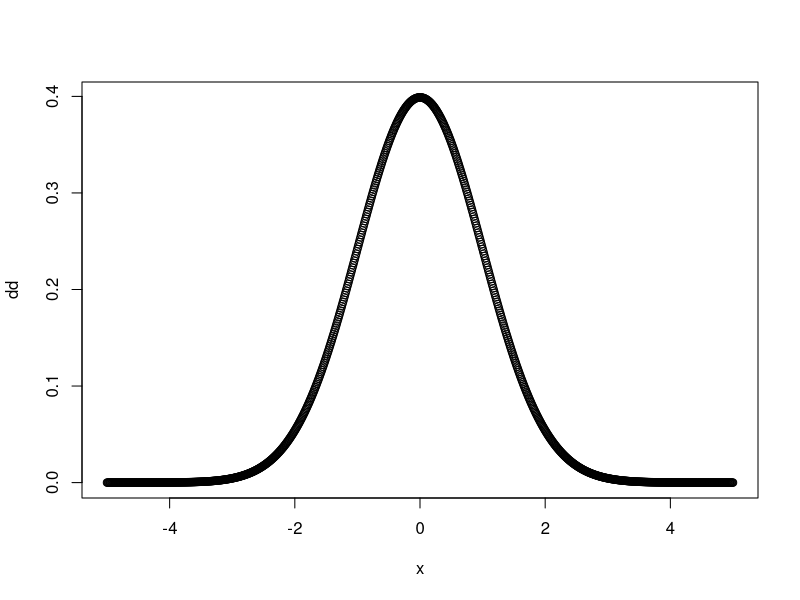
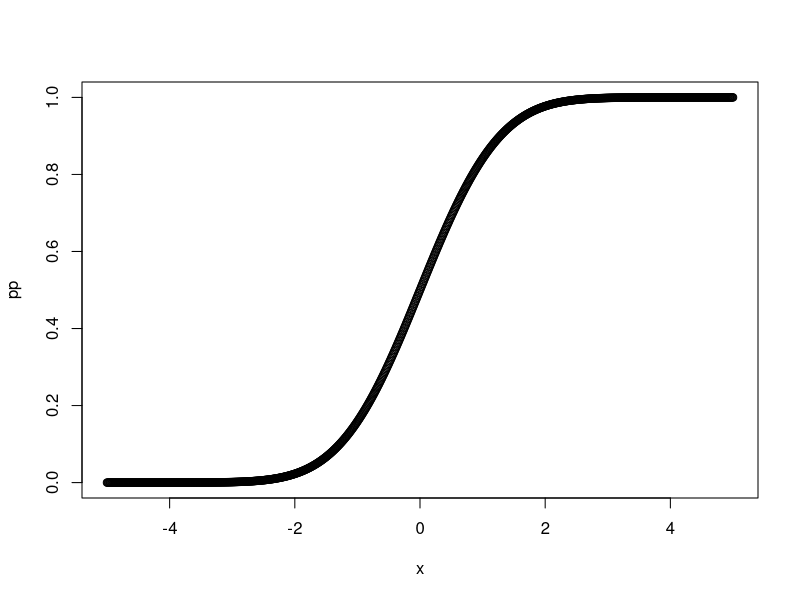
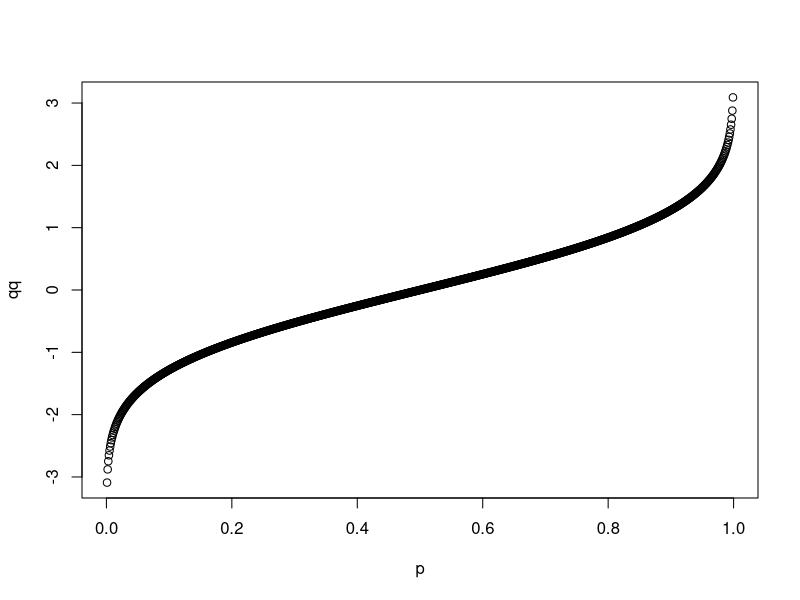
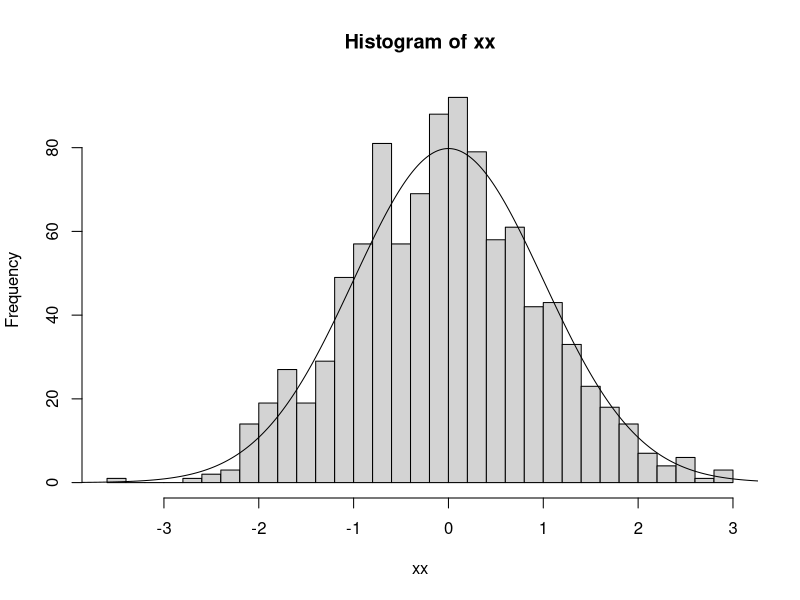
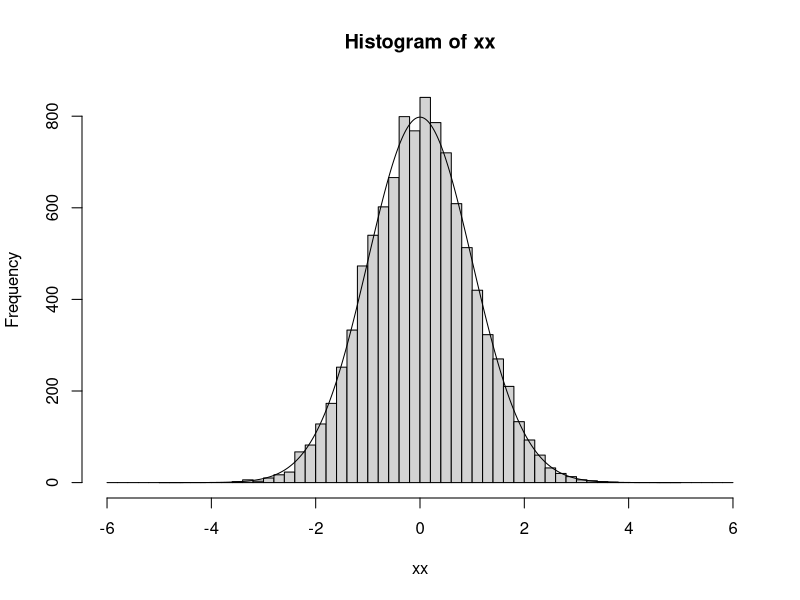
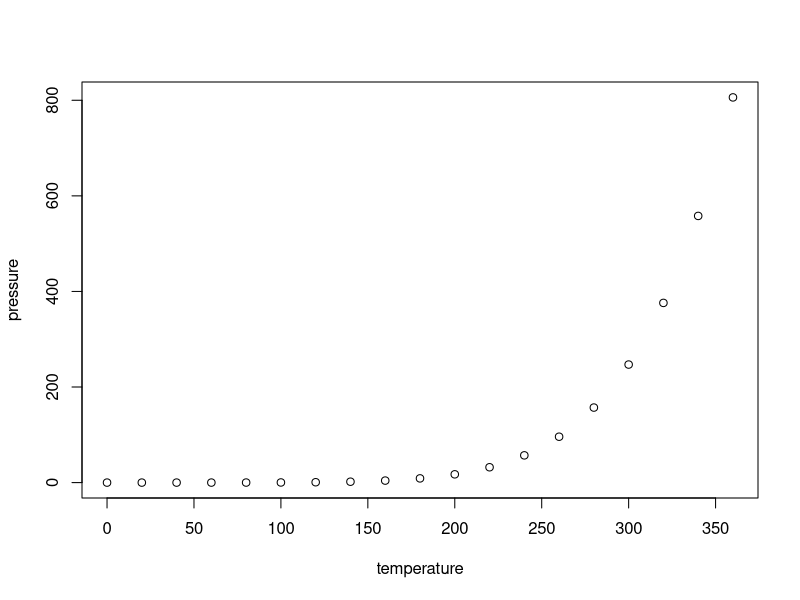

Write the R code that produced these figures, in order. (Note: this script raises an error after producing the figures.)
## ---- chunk 1
# install.packages("pracma")
x <- seq(-5.0,5.0, by=0.01)
p <- seq(0.001,.999,by=0.001)
x[1000]
x[1]
p[999]
p[1]

dd <- dnorm(x,sd=1)
plot(x,dd)

## ---- chunk 2

pp <- pnorm(x,sd=1)
plot(x,pp)


## ---- chunk 3
qq <- qnorm(p,sd=1)
plot(p,qq)

## ---- chunk 4
nn <- 1000
xx <- rnorm(nn,sd=1)
hist(xx,breaks=41)
ddnn <- nn*dd/5
lines(x,ddnn)

## ---- chunk 5
nn <- 10000
xx <- rnorm(nn,sd=1)
hist(xx,breaks=seq(-6.0,6.0,by=0.2))
ddnn <- nn*dd/5.0
lines(x,ddnn)

## ---- chunk 6
summary(cars)
## ---- chunk 7
plot(pressure)
## ---- chunk 8

z <- (x+y)/2
plot(x,z)
mean(x)
mean(x^2)
mean(y)
mean(y^2)
mean(z)
mean(z^2)
mean((x+y)^2)
mean((x+z)^2)

